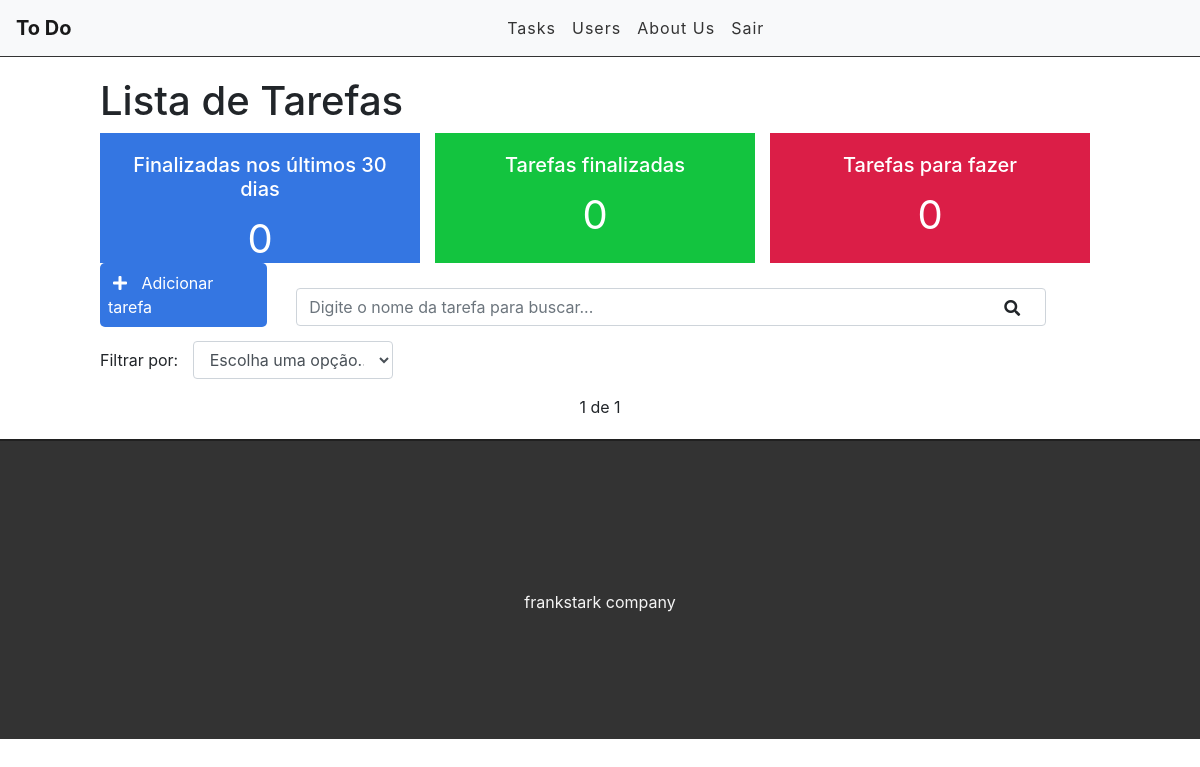
The app's page / (signed in), older data.
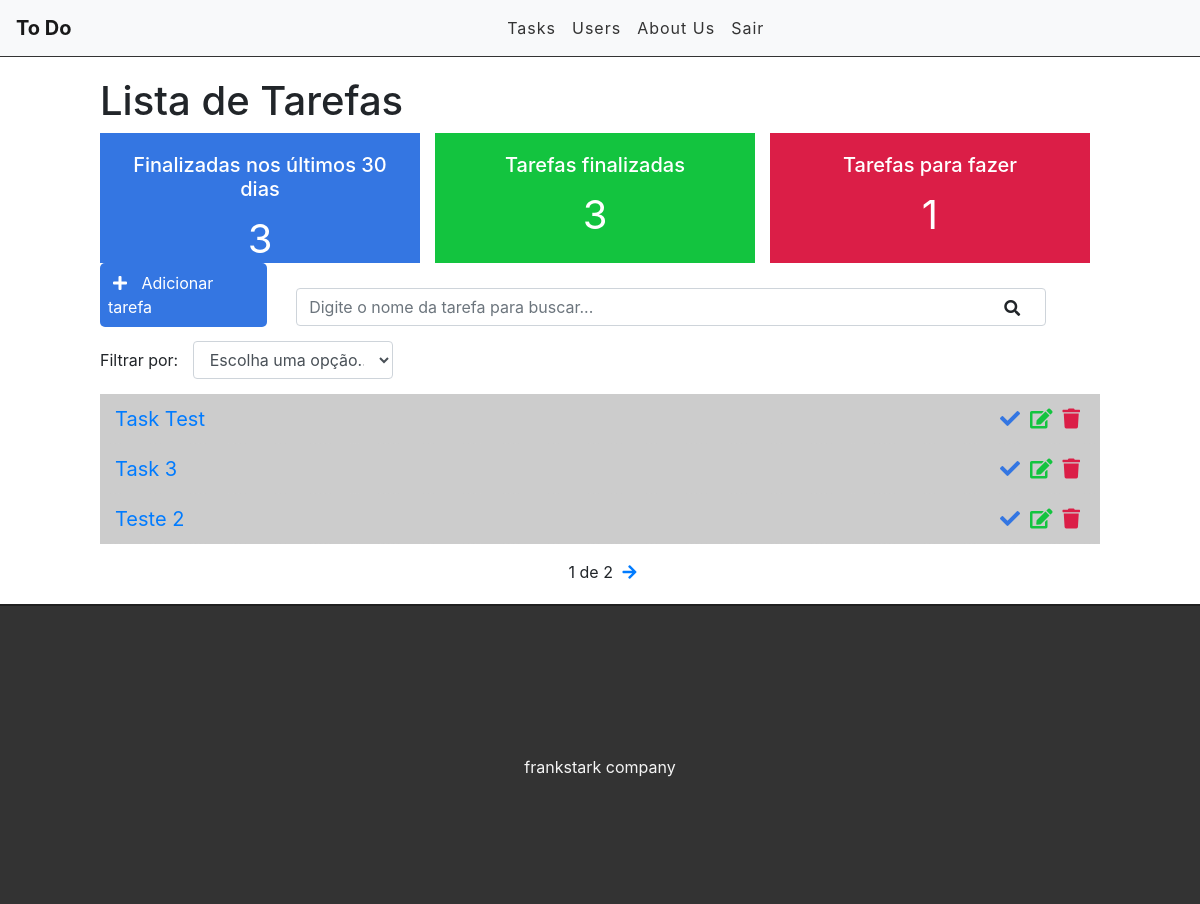
The same page, newer data.
### tasks/models.py (models this page shows, shortened)
class Task(models.Model):
    STATUS =(
        ('doing', 'Doing'),
        ('done', 'Done'),
    )
    title = models.CharField(max_length=255)
    description = models.TextField()
    done = models.CharField(
        max_length=5, #tamanho do doing do status
        choices=STATUS,
    )
    user = models.ForeignKey(get_user_model(), on_delete=models.CASCADE)
    created_at = models.DateTimeField(auto_now_add=True)
    updated_at = models.DateTimeField(auto_now=True)

### tasks/views.py (the view)
# urls.py: path('', views.taskList, name='task-list'),
@login_required
def taskList(request):
    search = request.GET.get('search')
    filter = request.GET.get('filter')
    tasksDoneRecently = Task.objects.filter(done='done', updated_at__gt=datetime.datetime.now()-datetime.timedelta(days=30)).count()
    tasksDone = Task.objects.filter(done='done', user=request.user).count()
    tasksDoing = Task.objects.filter(done='doing', user=request.user).count()
    if search:
        tasks = Task.objects.filter(title__icontains=search, user=request.user)
    elif filter:
        tasks = Task.objects.filter(done=filter, user=request.user)
    else:
        tasks_list = Task.objects.all().order_by('-created_at').filter(user=request.user)
        paginator = Paginator(tasks_list, 3)
        page = request.GET.get('page')
        tasks = paginator.get_page(page)
    return render(request, 'tasks/list.html',
        {'tasks':tasks, 'tasksrecently': tasksDoneRecently, 'tasksdone': tasksDone, 'tasksdoing': tasksDoing })

### tasks/templates/tasks/list.html (shortened to what this page needs)
{% extends 'base.html' %}
{% block content %}
<div class="offset-1 col-10 list-div">
    <h1>Lista de Tarefas</h1>
    <div class="container dashboard">
        <div class="col-4 dashboard-box" id="dashboard-lastdays">
            <h4>Finalizadas nos últimos 30 dias</h4>
            <span>{{ tasksrecently }}</span>
        </div>
        <div class="col-4 dashboard-box" id="dashboard-done">
            <h4>Tarefas finalizadas</h4>
            <span>{{ tasksdone }}</span>
        </div>
        <div class="col-4 dashboard-box" id="dashboard-doing">
            <h4>Tarefas para fazer</h4>
            <span>{{ tasksdoing }}</span>
        </div>
    </div>
    <a id="add-link" href="newtask/">
        <div class="col-2 add-div">
            <i class="fas fa-plus"></i> Adicionar tarefa
        </div>
    </a>
    <div class="col-9 search-div">
        <form method="GET" id="search-form">
            <input class="form-control" type="text" id="search" name="search" placeholder="Digite o nome da tarefa para buscar..." value="{{ request.GET.search }}">
            <i class="fas fa-search" id="search-btn"></i>
        </form>
    </div>
    <div class="col-12 filter-div">
        <span>Filtrar por:</span>
        <select name="filter" id="filter" class="form-control">
            <option value="">Escolha uma opção...</option>
        </select>
    </div>
    <ul class="task-list">
        {% for task in tasks %}
        {% if task.done == 'doing' %}
            <li class="task-item">
        {% else %}
            <li class="task-item done">
        {% endif %}
                <span><a href="/task/{{task.id}}">{{task.title}}</a></span>
                <a href="delete/{{task.id}}" class="delete-btn"><span><i class="fas fa-trash"></i></span></a>
                <a href="edit/{{task.id}}"><span><i class="fas fa-edit"></i></span></a>
                <a href="changestatus/{{task.id}}"><i class="fas fa-check"></i></a>
            </li>
        {% endfor %}
    </ul>
    <div class="pagination">
        <span class="step-links">
            {% if tasks.paginator.num_pages %}
            <span class="current">
                {{ tasks.number }} de {{ tasks.paginator.num_pages }}
            </span>
            {% endif %}
            {% if tasks.has_next %}
                <a href="?page={{ tasks.next_page_number }}"><i class="fas fa-arrow-right"></i></a>
            {% endif %}
        </span>
    </div>
</div>
{% endblock %}

Row changes from the older to the newer data that the page shows:
added Task: title "Task Test"
added Task: title "Task 3"
added Task: title "Teste 2"
Text that changed along with them:
{{ tasksrecently }}: "0" → "3"
{{ tasksdone }}: "0" → "3"
{{ tasksdoing }}: "0" → "1"
{{ tasks.paginator.num_pages }}: "1" → "2"
